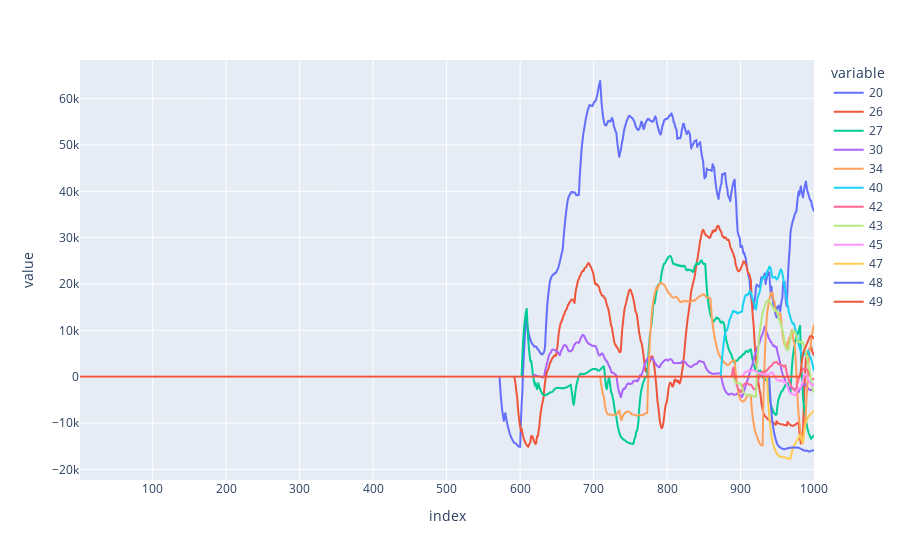

The notebook cell saved with this chart:
### Code cell
#капиал
result = pd.DataFrame(active_magazine)[1:]
fig = px.line(result)
fig.show()

### Figure 1 — Plotly figure (JSON) as saved in the notebook; plotly's stock layout.template omitted (floating-point values rounded to 4 significant figures; data arrays with more than 128 entries replaced by an {"elided": "..."} marker saying what was removed)
{"data": [{"hovertemplate": "variable=20<br>index=%{x}<br>value=%{y}<extra></extra>", "legendgroup": "20", "line": {"color": "#636efa", "dash": "solid"}, "marker": {"symbol": "circle"}, "mode": "lines", "name": "20", "showlegend": true, "type": "scattergl", "x": {"elided": "1000 int values"}, "xaxis": "x", "y": {"elided": "1000 float values"}, "yaxis": "y"}, {"hovertemplate": "variable=26<br>index=%{x}<br>value=%{y}<extra></extra>", "legendgroup": "26", "line": {"color": "#EF553B", "dash": "solid"}, "marker": {"symbol": "circle"}, "mode": "lines", "name": "26", "showlegend": true, "type": "scattergl", "x": {"elided": "1000 int values"}, "xaxis": "x", "y": {"elided": "1000 float values"}, "yaxis": "y"}, {"hovertemplate": "variable=27<br>index=%{x}<br>value=%{y}<extra></extra>", "legendgroup": "27", "line": {"color": "#00cc96", "dash": "solid"}, "marker": {"symbol": "circle"}, "mode": "lines", "name": "27", "showlegend": true, "type": "scattergl", "x": {"elided": "1000 int values"}, "xaxis": "x", "y": {"elided": "1000 float values"}, "yaxis": "y"}, {"hovertemplate": "variable=30<br>index=%{x}<br>value=%{y}<extra></extra>", "legendgroup": "30", "line": {"color": "#ab63fa", "dash": "solid"}, "marker": {"symbol": "circle"}, "mode": "lines", "name": "30", "showlegend": true, "type": "scattergl", "x": {"elided": "1000 int values"}, "xaxis": "x", "y": {"elided": "1000 float values"}, "yaxis": "y"}, {"hovertemplate": "variable=34<br>index=%{x}<br>value=%{y}<extra></extra>", "legendgroup": "34", "line": {"color": "#FFA15A", "dash": "solid"}, "marker": {"symbol": "circle"}, "mode": "lines", "name": "34", "showlegend": true, "type": "scattergl", "x": {"elided": "1000 int values"}, "xaxis": "x", "y": {"elided": "1000 float values"}, "yaxis": "y"}, {"hovertemplate": "variable=40<br>index=%{x}<br>value=%{y}<extra></extra>", "legendgroup": "40", "line": {"color": "#19d3f3", "dash": "solid"}, "marker": {"symbol": "circle"}, "mode": "lines", "name": "40", "showlegend": true, "type": "scattergl", "x": {"elided": "1000 int values"}, "xaxis": "x", "y": {"elided": "1000 float values"}, "yaxis": "y"}, {"hovertemplate": "variable=42<br>index=%{x}<br>value=%{y}<extra></extra>", "legendgroup": "42", "line": {"color": "#FF6692", "dash": "solid"}, "marker": {"symbol": "circle"}, "mode": "lines", "name": "42", "showlegend": true, "type": "scattergl", "x": {"elided": "1000 int values"}, "xaxis": "x", "y": {"elided": "1000 float values"}, "yaxis": "y"}, {"hovertemplate": "variable=43<br>index=%{x}<br>value=%{y}<extra></extra>", "legendgroup": "43", "line": {"color": "#B6E880", "dash": "solid"}, "marker": {"symbol": "circle"}, "mode": "lines", "name": "43", "showlegend": true, "type": "scattergl", "x": {"elided": "1000 int values"}, "xaxis": "x", "y": {"elided": "1000 float values"}, "yaxis": "y"}, {"hovertemplate": "variable=45<br>index=%{x}<br>value=%{y}<extra></extra>", "legendgroup": "45", "line": {"color": "#FF97FF", "dash": "solid"}, "marker": {"symbol": "circle"}, "mode": "lines", "name": "45", "showlegend": true, "type": "scattergl", "x": {"elided": "1000 int values"}, "xaxis": "x", "y": {"elided": "1000 float values"}, "yaxis": "y"}, {"hovertemplate": "variable=47<br>index=%{x}<br>value=%{y}<extra></extra>", "legendgroup": "47", "line": {"color": "#FECB52", "dash": "solid"}, "marker": {"symbol": "circle"}, "mode": "lines", "name": "47", "showlegend": true, "type": "scattergl", "x": {"elided": "1000 int values"}, "xaxis": "x", "y": {"elided": "1000 float values"}, "yaxis": "y"}, {"hovertemplate": "variable=48<br>index=%{x}<br>value=%{y}<extra></extra>", "legendgroup": "48", "line": {"color": "#636efa", "dash": "solid"}, "marker": {"symbol": "circle"}, "mode": "lines", "name": "48", "showlegend": true, "type": "scattergl", "x": {"elided": "1000 int values"}, "xaxis": "x", "y": {"elided": "1000 float values"}, "yaxis": "y"}, {"hovertemplate": "variable=49<br>index=%{x}<br>value=%{y}<extra></extra>", "legendgroup": "49", "line": {"color": "#EF553B", "dash": "solid"}, "marker": {"symbol": "circle"}, "mode": "lines", "name": "49", "showlegend": true, "type": "scattergl", "x": {"elided": "1000 int values"}, "xaxis": "x", "y": {"elided": "1000 float values"}, "yaxis": "y"}], "layout": {"legend": {"title": {"text": "variable"}, "tracegroupgap": 0}, "margin": {"t": 60}, "xaxis": {"anchor": "y", "domain": [0, 1], "title": {"text": "index"}}, "yaxis": {"anchor": "x", "domain": [0, 1], "title": {"text": "value"}}}}
